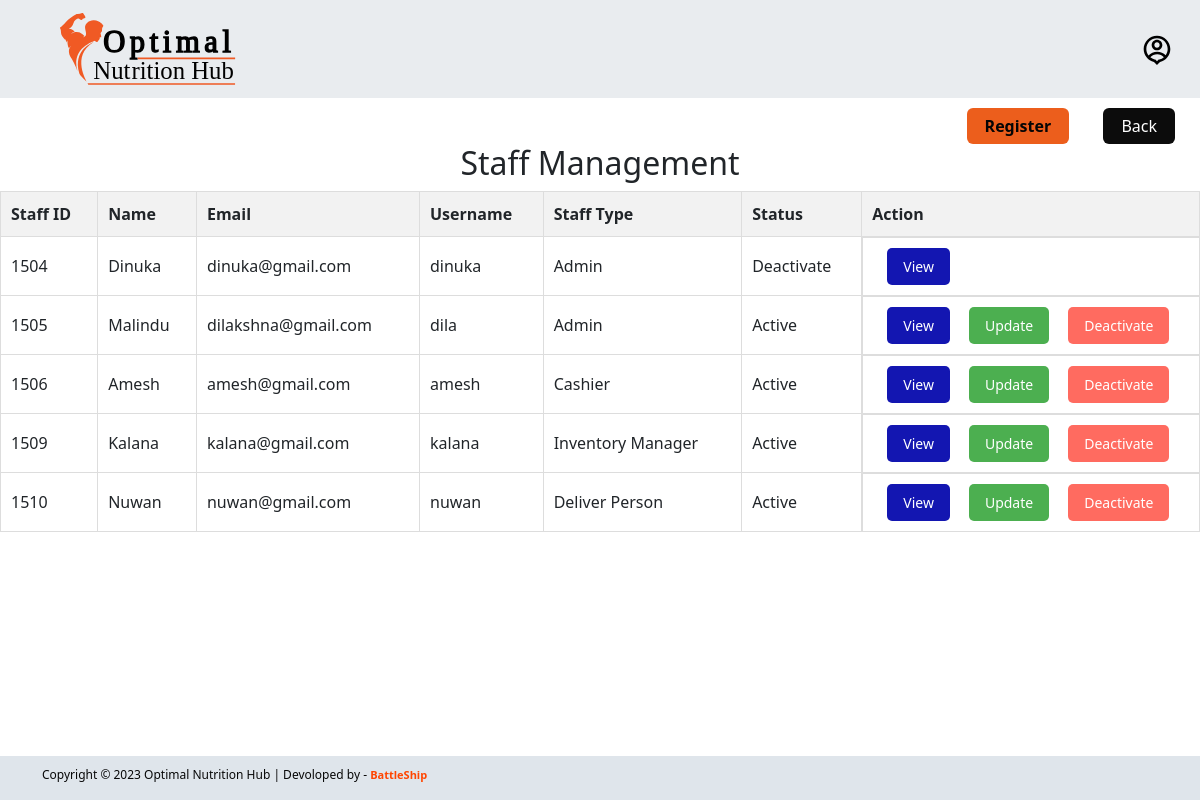
Screenshot of /admin/staff-management/staffAccount-management.php (signed in) with the database file from the repository.
### tables this page shows
CREATE TABLE `staff` (
  `staff_id` int(11) NOT NULL,
  `staff_fname` varchar(50) DEFAULT NULL,
  `staff_lname` varchar(50) DEFAULT NULL,
  `staff_username` varchar(50) DEFAULT NULL,
  `staff_pwd` varchar(50) DEFAULT NULL,
  `staff_email` varchar(100) DEFAULT NULL,
  `staff_is_active` tinyint(1) DEFAULT 1,
  `staff_phone` varchar(15) DEFAULT NULL,
  `staff_hire_date` date DEFAULT NULL,
  `staff_nic` varchar(15) DEFAULT NULL,
  `staff_add_line1` varchar(255) DEFAULT NULL,
  `staff_add_line2` varchar(255) DEFAULT NULL,
  `staff_add_line3` varchar(255) DEFAULT NULL,
  `staff_add_line4` varchar(255) DEFAULT NULL,
  `fk_staff_type_id` int(11) DEFAULT NULL
);

CREATE TABLE `staff_type` (
  `staff_type_id` int(11) NOT NULL,
  `staff_type_name` varchar(50) DEFAULT NULL
);

### admin/staff-management/staffAccount-management.php (the view, shortened to what this page needs)
<?php
include('../../database/config.php');
?>
<!DOCTYPE html>
<html lang="en">
<head>
    <link href="https://cdn.jsdelivr.net/npm/bootstrap@5.3.2/dist/css/bootstrap.min.css" rel="stylesheet">
    <link rel="stylesheet" href="../../css/main.css">
    <link rel="stylesheet" href="../../css/footer.css">
    <link rel="stylesheet" href="../../css/staff-management.css">
</head>
<body>
    <?php
    include('../../includes/admin-navigation-bar.php');
    ?>
    <div class="back-button-container">
        <a href="staff-register.php" class="Registration">Register</a>
        <a href="../home-pages/admin-home.php" class="back-button">Back</a>
    </div>
    <h2 class="text-center ">Staff Management</h2>
    <table>
        <tr>
            <th>Staff ID</th>
            <th>Name</th>
            <th>Email</th>
            <th>Username</th>
            <th>Staff Type</th>
            <th>Status</th>
            <th>Action</th>
        </tr>
        <?php
        $get_userdetails = "SELECT staff_id, staff_fname, staff_email, staff_username, staff_type_name, staff_is_active FROM staff
            INNER JOIN staff_type ON staff.fk_staff_type_id = staff_type.staff_type_id";
        $result = mysqli_query($con, $get_userdetails);
        $row_count = mysqli_num_rows($result);
        if ($row_count == 0) {
            echo "<h2 class='bg-danger text-center mt-5 '> No users yet </h2>";
        } else {
            while ($row_data = mysqli_fetch_assoc($result)) {
                $staff_id = $row_data['staff_id'];
                $staff_fname = $row_data['staff_fname'];
                $staff_email = $row_data['staff_email'];
                $staff_username = $row_data['staff_username'];
                $staff_type_name = $row_data['staff_type_name'];
                $staff_is_active = $row_data['staff_is_active'];
                if ($staff_is_active == 1) {
                    $status = "Active";
                    $invisible = "";
                } else {
                    $status = "Deactivate";
                    $invisible = "invisible";
                }
                echo "<tr>
                    <td>$staff_id</td>
                    <td>$staff_fname</td>
                    <td>$staff_email</td>
                    <td>$staff_username</td>
                    <td>$staff_type_name</td>
                    <td>$status</td>
                    <td class='action-links'>
                    <a href='staff-view.php?staffId=$staff_id' class='view'>View</a>
                    <a href='edit-account.php?staffId=$staff_id' class='$invisible update'>Update</a>
                    <a href='#' class='$invisible deactivate'>Deactivate</a>
                    </td>
                </tr>
                    ";
            }
        }
        ?>
    </table>
    <footer class="bettle fixed-bottom">
        <div class="container">
            <div class="row">
                <div class="col-md-8 col-sm-6 col-xs-12">
                    <p class="copyright-text">Copyright &copy; 2023 Optimal Nutrition Hub | Devoloped by -
                        <a href="#"> BattleShip</a>
                    </p>
                </div>
            </div>
        </div>
    </footer>
</body>
</html>

### css/main.css (style rules this page uses)
.back-button-container { text-align: right; margin-top: 10px; }
.back-button { display: inline-block; padding: 6px 18px; margin-right: 25px; font-size: 16px; text-decoration: none; background-color: #0c0c0c; color: white; border-radius: 6px; transition: background-color 0.3s; }
.Registration { display: inline-block; padding: 6px 18px; margin-right: 30px; font-size: 16px; font-weight: 700; text-decoration: none; background-color: #ec5e1c; color: rgb(5, 5, 5); border-radius: 6px; border-color: #0c0c0c; border: 2px; transition: background-color 0.3s; }

### css/footer.css (style rules this page uses)
.bettle { font-size: 12px; background-color: #dfe5eb; color: #080808; padding-top: 10px; }
.bettle a { font-size: 11px; text-align: center; margin: 20px 0 10px; color: orangered; text-decoration: none; font-weight: 300; font-weight: bold; }

### css/staff-management.css (style rules this page uses)
table { width: 100%; border-collapse: collapse; margin-bottom: 20px; }
th, td { border: 1px solid #ddd; padding: 10px; text-align: left; }
th { background-color: #f2f2f2; }
.action-links { display: flex; justify-content: space-evenly; align-items: center; }
.view, .update, .deactivate { padding: 8px 16px; cursor: pointer; color: white; border: none; border-radius: 5px; text-align: center; text-decoration: none; display: inline-block; font-size: 14px; margin-right: 5px; }
.view { background-color: #1316b1; }
.update { background-color: #4CAF50; }
.deactivate { background-color: #ff6b60; }

### rows the page displays
staff: staff_id "1504", staff_fname "Dinuka", staff_email "dinuka@gmail.com", staff_username "dinuka", fk_staff_type.staff_type_name "Admin", staff_is_active "Deactivate"
staff: staff_id "1505", staff_fname "Malindu", staff_email "dilakshna@gmail.com", staff_username "dila", fk_staff_type.staff_type_name "Admin", staff_is_active "Active"
staff: staff_id "1506", staff_fname "Amesh", staff_email "amesh@gmail.com", staff_username "amesh", fk_staff_type.staff_type_name "Cashier", staff_is_active "Active"
staff: staff_id "1509", staff_fname "Kalana", staff_email "kalana@gmail.com", staff_username "kalana", fk_staff_type.staff_type_name "Inventory Manager", staff_is_active "Active"
staff: staff_id "1510", staff_fname "Nuwan", staff_email "nuwan@gmail.com", staff_username "nuwan", fk_staff_type.staff_type_name "Deliver Person", staff_is_active "Active"
